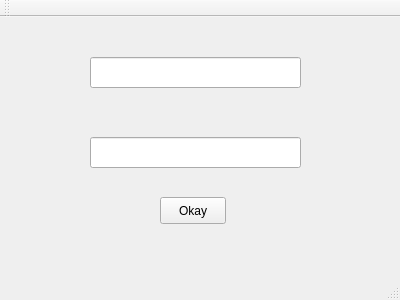
<?xml version="1.0" encoding="UTF-8"?>
<ui version="4.0">
 <class>MainWindow</class>
 <widget class="QMainWindow" name="MainWindow">
  <property name="geometry">
   <rect>
    <x>0</x>
    <y>0</y>
    <width>400</width>
    <height>300</height>
   </rect>
  </property>
  <property name="windowTitle">
   <string>MainWindow</string>
  </property>
  <widget class="QWidget" name="centralWidget">
   <widget class="QLineEdit" name="lineEdit_2">
    <property name="geometry">
     <rect>
      <x>90</x>
      <y>120</y>
      <width>211</width>
      <height>31</height>
     </rect>
    </property>
   </widget>
   <widget class="QLineEdit" name="lineEdit">
    <property name="geometry">
     <rect>
      <x>90</x>
      <y>40</y>
      <width>211</width>
      <height>31</height>
     </rect>
    </property>
    <property name="text">
     <string/>
    </property>
   </widget>
   <widget class="QPushButton" name="pushButton">
    <property name="geometry">
     <rect>
      <x>160</x>
      <y>180</y>
      <width>66</width>
      <height>27</height>
     </rect>
    </property>
    <property name="text">
     <string>Okay</string>
    </property>
   </widget>
  </widget>
  <widget class="QMenuBar" name="menuBar">
   <property name="geometry">
    <rect>
     <x>0</x>
     <y>0</y>
     <width>400</width>
     <height>20</height>
    </rect>
   </property>
  </widget>
  <widget class="QToolBar" name="mainToolBar">
   <attribute name="toolBarArea">
    <enum>TopToolBarArea</enum>
   </attribute>
   <attribute name="toolBarBreak">
    <bool>false</bool>
   </attribute>
  </widget>
  <widget class="QStatusBar" name="statusBar"/>
 </widget>
 <layoutdefault spacing="6" margin="11"/>
 <resources/>
 <connections/>
</ui>
